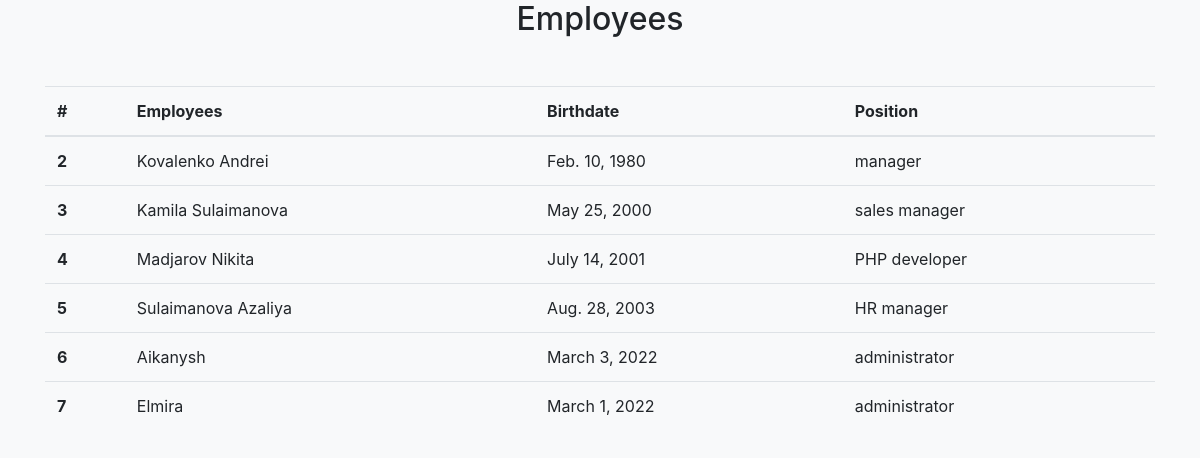
The app's page /new_company/employees/ with its own data.
### new_company/models.py (models this page shows, shortened)
class Employee(models.Model):
    first_last_name = models.CharField(max_length=250)
    birthdate = models.DateField()
    employment_date = models.DateField()
    position = models.CharField(max_length=100)
    branch = models.ForeignKey(Branch, on_delete=models.CASCADE)

### new_company/views.py (the view)
# urls.py: path('employees/', views.employees_view,name="all_employees"),
def employees_view(request):
    employees = Employee.objects.all()
    return render(request, 'employee_list.html', {'employees': employees})

### new_company/templates/employee_list.html (shortened to what this page needs)
<!doctype html>
<html lang="en">
  <head>
    <link rel="stylesheet" href="https://cdn.jsdelivr.net/npm/bootstrap@4.6.1/dist/css/bootstrap.min.css">
  </head>
  <body class="bg-light">
    <div class="container">
        <h2 class="text-center mb-5">Employees</h2>
        <table class="table table-hover">
            <thead>
              <tr>
                <th scope="col">#</th>
                <th scope="col">Employees</th>
                <th scope="col">Birthdate</th>
                <th scope="col">Position</th>
              </tr>
            </thead>
            <tbody>
              {% for employee in employees %}
              <tr>
                <th scope="row">{{ employee.id }}</th>
                <td>{{ employee.first_last_name }}</td>
                <td>{{ employee.birthdate }}</td>
                <td>{{ employee.position }}</td>
              </tr>
              {% endfor %}
            </tbody>
          </table>
    </div>
  </body>
</html>

### records on screen
Employee: id "2", first_last_name "Kovalenko Andrei", birthdate "Feb. 10, 1980", position "manager"
Employee: id "3", first_last_name "Kamila Sulaimanova", birthdate "May 25, 2000", position "sales manager"
Employee: id "4", first_last_name "Madjarov Nikita", birthdate "July 14, 2001", position "PHP developer"
Employee: id "5", first_last_name "Sulaimanova Azaliya", birthdate "Aug. 28, 2003", position "HR manager"
Employee: id "6", first_last_name "Aikanysh", birthdate "March 3, 2022", position "administrator"
Employee: id "7", first_last_name "Elmira", birthdate "March 1, 2022", position "administrator"
